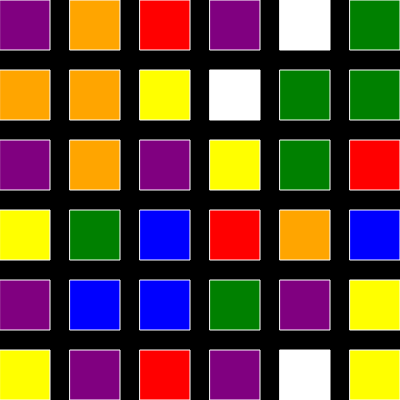
Frame 1 (no input)
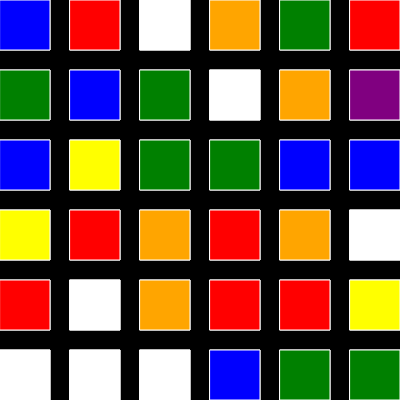
Frame 2 (the mouse pressed at the canvas centre, redrawn once)

The p5.js sketch that drew these frames (run headless with seeded random() and noise() and a simulated clock; the mouse was pressed at the canvas centre and the sketch redrawn once):

// p5.js sketch
// ── sketch.js
function setup() {
  createCanvas(400, 400);
  background(0);
  noLoop();
}

function draw() {
  let colors = ["red", "orange", "yellow", "green", "blue", "purple", "white"];
  let size = 50;
  let spacing = 20;

  for (let x = 0; x < width; x += size + spacing) {
    for (let y = 0; y < height; y += size + spacing) {
      let color = random(colors);
      
      fill(color);
      stroke(255);
      rect(x, y, size, size);
    }
  }
}
